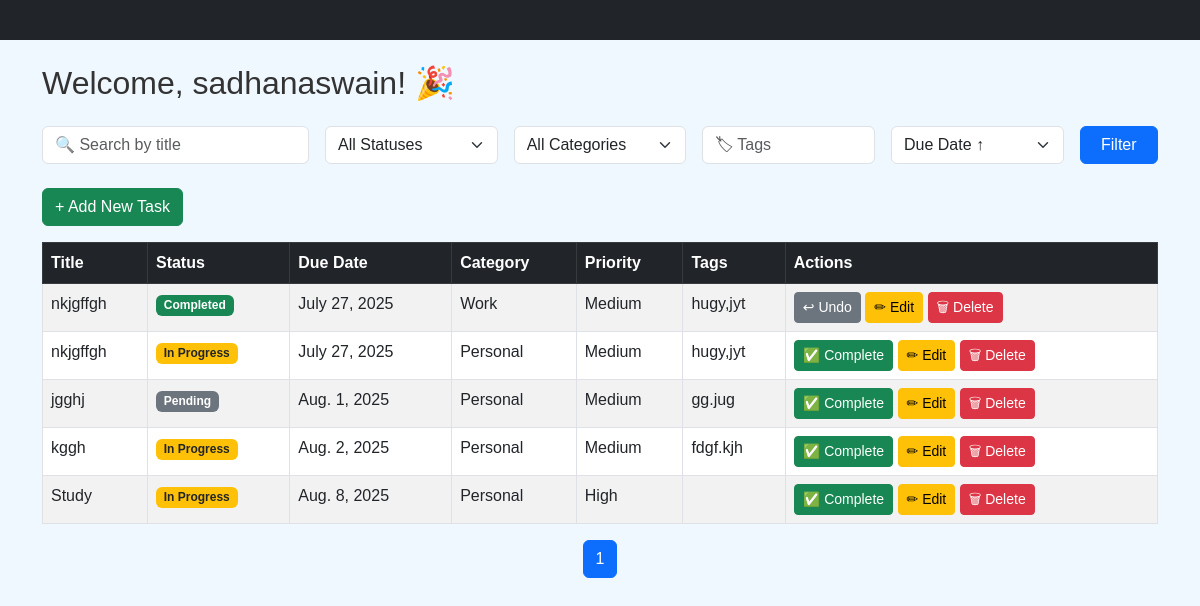
The app's page / (signed in) with its own data.
### tasks/models.py (models this page shows, shortened)
class Task(models.Model):
    user = models.ForeignKey(User, on_delete=models.CASCADE)
    title = models.CharField(max_length=200)
    description = models.TextField()
    status = models.CharField(max_length=20, choices=STATUS_CHOICES, default='Pending')
    category = models.CharField(max_length=20, choices=CATEGORY_CHOICES, default='Other')
    priority = models.CharField(max_length=10, choices=PRIORITY_CHOICES, default='Medium')
    tags = models.CharField(max_length=100, blank=True, help_text="Comma-separated tags (e.g. Django, Resume)")
    due_date = models.DateField()
    created_at = models.DateTimeField(auto_now_add=True)
    completed_at = models.DateTimeField(null=True, blank=True)

### tasks/views.py (the view)
# urls.py: path('', views.dashboard, name='dashboard'),        # 👈 This makes dashboard default
@login_required
def dashboard(request):
    tasks = Task.objects.filter(user=request.user)
    search_query = request.GET.get('search', '')
    status_filter = request.GET.get('status', '')
    category_filter = request.GET.get('category', '')
    tag_filter = request.GET.get('tags', '')
    sort_by = request.GET.get('sort_by', 'due_date')
    if search_query:
        tasks = tasks.filter(title__icontains=search_query)
    if status_filter:
        tasks = tasks.filter(status=status_filter)
    if category_filter:
        tasks = tasks.filter(category=category_filter)
    if tag_filter:
        tasks = tasks.filter(tags__icontains=tag_filter)
    valid_sort_fields = ['due_date', '-due_date', 'created_at', '-created_at', 'priority', '-priority', 'title', '-title']
    if sort_by not in valid_sort_fields:
        sort_by = 'due_date'
    tasks = tasks.order_by(sort_by)
    paginator = Paginator(tasks, 5)
    page_number = request.GET.get('page')
    page_obj = paginator.get_page(page_number)
    return render(request, 'dashboard.html', {
        'page_obj': page_obj,
        'search_query': search_query,
        'status_filter': status_filter,
        'category_filter': category_filter,
        'tag_filter': tag_filter,
        'sort_by': sort_by,
    })

### tasks/templates/dashboard.html (shortened to what this page needs)
{% extends 'base.html' %}
{% block content %}
<h2 class="mb-4">Welcome, {{ request.user.username }}! 🎉</h2>
<form method="GET" class="row g-3 mb-4">
  <div class="col-md-3 col-sm-6">
    <input type="text" name="search" value="{{ search_query }}" class="form-control" placeholder="🔍 Search by title">
  </div>
  <div class="col-md-2 col-sm-6">
    <select name="status" class="form-select">
      <option value="">All Statuses</option>
    </select>
  </div>
  <div class="col-md-2 col-sm-6">
    <select name="category" class="form-select">
      <option value="">All Categories</option>
    </select>
  </div>
  <div class="col-md-2 col-sm-6">
    <input type="text" name="tags" value="{{ tag_filter }}" class="form-control" placeholder="🏷 Tags">
  </div>
  <div class="col-md-2 col-sm-6">
    <select name="sort_by" class="form-select">
      <option value="due_date" {% if sort_by == 'due_date' %}selected{% endif %}>Due Date ↑</option>
    </select>
  </div>
  <div class="col-md-1 col-sm-6">
    <button type="submit" class="btn btn-primary w-100">Filter</button>
  </div>
</form>
<div class="mb-3">
  <a href="{% url 'create_task' %}" class="btn btn-success">+ Add New Task</a>
</div>
{% if page_obj %}
<table class="table table-striped table-bordered">
  <thead class="table-dark">
    <tr>
      <th>Title</th>
      <th>Status</th>
      <th>Due Date</th>
      <th>Category</th>
      <th>Priority</th>
      <th>Tags</th>
      <th>Actions</th>
    </tr>
  </thead>
  <tbody>
    {% for task in page_obj %}
    <tr>
      <td>{{ task.title }}</td>
      <td>
        {% if task.status == 'Completed' %}
          <span class="badge bg-success">{{ task.status }}</span>
        {% elif task.status == 'In Progress' %}
          <span class="badge bg-warning text-dark">{{ task.status }}</span>
        {% else %}
          <span class="badge bg-secondary">{{ task.status }}</span>
        {% endif %}
      </td>
      <td>{{ task.due_date }}</td>
      <td>{{ task.category }}</td>
      <td>{{ task.priority }}</td>
      <td>{{ task.tags }}</td>
      <td>
        {% if task.status != 'Completed' %}
          <a href="{% url 'toggle_complete' task.id %}" class="btn btn-success btn-sm">✅ Complete</a>
        {% else %}
          <a href="{% url 'toggle_complete' task.id %}" class="btn btn-secondary btn-sm">↩ Undo</a>
        {% endif %}
        <a href="{% url 'edit_task' task.id %}" class="btn btn-warning btn-sm">✏ Edit</a>
        <a href="{% url 'delete_task' task.id %}" class="btn btn-danger btn-sm">🗑 Delete</a>
      </td>
    </tr>
    {% endfor %}
  </tbody>
</table>
<nav>
  <ul class="pagination justify-content-center">
    <li class="page-item active">
      <span class="page-link">{{ page_obj.number }}</span>
    </li>
  </ul>
</nav>
{% else %}
<div class="alert alert-info">No tasks found. Try adjusting your filters.</div>
{% endif %}
{% endblock %}

### tasks/templates/base.html (shortened to what this page needs)
{% load static %}
<!DOCTYPE html>
<html lang="en">
<head>
    <link href="https://cdn.jsdelivr.net/npm/bootstrap@5.3.0/dist/css/bootstrap.min.css" rel="stylesheet">
    <link rel="stylesheet" href="{% static 'css/style.css' %}">
</head>
<body>
<nav class="navbar navbar-expand-lg navbar-dark bg-dark mb-4">
</nav>
<div class="container">
    {% block content %}{% endblock %}
</div>
</body>
</html>

### task_manager/static/css/style.css (style rules this page uses)
body { background-color: #f0f8ff; font-family: Arial, sans-serif; }
h2 { color: #333; }
.container { margin-top: 20px; }

### records on screen
Task: title "nkjgffgh", status "Completed", due_date "July 27, 2025", category "Work", priority "Medium", tags "hugy,jyt", shows "↩ Undo"
Task: title "nkjgffgh", status "In Progress", due_date "July 27, 2025", category "Personal", priority "Medium", tags "hugy,jyt", shows "✅ Complete"
Task: title "jgghj", status "Pending", due_date "Aug. 1, 2025", category "Personal", priority "Medium", tags "gg.jug", shows "✅ Complete"
Task: title "kggh", status "In Progress", due_date "Aug. 2, 2025", category "Personal", priority "Medium", tags "fdgf.kjh", shows "✅ Complete"
Task: title "Study", status "In Progress", due_date "Aug. 8, 2025", category "Personal", priority "High", shows "✅ Complete"

### other values on screen
{{ request.user.username }} "sadhanaswain"
{{ page_obj.number }} "1"
